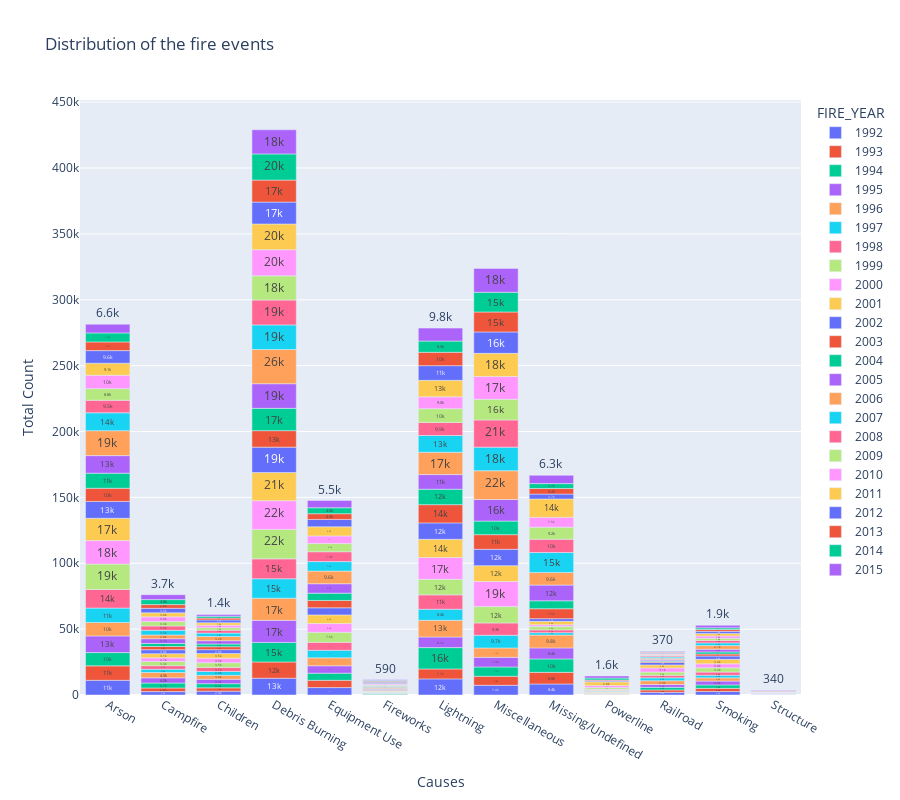

Here is the notebook cell this chart was saved with:
### Code cell
cause_count["FIRE_YEAR"] = cause_count["FIRE_YEAR"].astype(str)
fig = px.bar(cause_count, x='STAT_CAUSE_DESCR', y='count',
                color='FIRE_YEAR',
                labels={'count':'Total Count', 'STAT_CAUSE_DESCR': 'Causes'}, 
                text_auto='.2s',
                height=800,
                title="Distribution of the fire events")
fig.show()

### Figure 1 — Plotly figure (JSON) as saved in the notebook; plotly's stock layout.template omitted (floating-point values rounded to 4 significant figures)
{"data": [{"alignmentgroup": "True", "hovertemplate": "FIRE_YEAR=1992<br>Causes=%{x}<br>Total Count=%{y}<extra></extra>", "legendgroup": "1992", "marker": {"color": "#636efa", "pattern": {"shape": ""}}, "name": "1992", "offsetgroup": "1992", "orientation": "v", "showlegend": true, "textposition": "auto", "texttemplate": "%{y:.2s}", "type": "bar", "x": ["Arson", "Campfire", "Children", "Debris Burning", "Equipment Use", "Fireworks", "Lightning", "Miscellaneous", "Missing/Undefined", "Powerline", "Railroad", "Smoking", "Structure"], "xaxis": "x", "y": [11162, 2570, 2916, 12729, 5633, 213, 12230, 7364, 8366, 128, 1999, 2618, 47], "yaxis": "y"}, {"alignmentgroup": "True", "hovertemplate": "FIRE_YEAR=1993<br>Causes=%{x}<br>Total Count=%{y}<extra></extra>", "legendgroup": "1993", "marker": {"color": "#EF553B", "pattern": {"shape": ""}}, "name": "1993", "offsetgroup": "1993", "orientation": "v", "showlegend": true, "textposition": "auto", "texttemplate": "%{y:.2s}", "type": "bar", "x": ["Arson", "Campfire", "Children", "Debris Burning", "Equipment Use", "Fireworks", "Lightning", "Miscellaneous", "Missing/Undefined", "Powerline", "Railroad", "Smoking", "Structure"], "xaxis": "x", "y": [10945, 2767, 2501, 12353, 5516, 243, 7539, 6848, 8826, 133, 1844, 2420, 54], "yaxis": "y"}, {"alignmentgroup": "True", "hovertemplate": "FIRE_YEAR=1994<br>Causes=%{x}<br>Total Count=%{y}<extra></extra>", "legendgroup": "1994", "marker": {"color": "#00cc96", "pattern": {"shape": ""}}, "name": "1994", "offsetgroup": "1994", "orientation": "v", "showlegend": true, "textposition": "auto", "texttemplate": "%{y:.2s}", "type": "bar", "x": ["Arson", "Campfire", "Children", "Debris Burning", "Equipment Use", "Fireworks", "Lightning", "Miscellaneous", "Missing/Undefined", "Powerline", "Railroad", "Smoking", "Structure"], "xaxis": "x", "y": [10080, 3726, 3201, 14845, 5429, 413, 16204, 7070, 10183, 144, 1965, 2628, 67], "yaxis": "y"}, {"alignmentgroup": "True", "hovertemplate": "FIRE_YEAR=1995<br>Causes=%{x}<br>Total Count=%{y}<extra></extra>", "legendgroup": "1995", "marker": {"color": "#ab63fa", "pattern": {"shape": ""}}, "name": "1995", "offsetgroup": "1995", "orientation": "v", "showlegend": true, "textposition": "auto", "texttemplate": "%{y:.2s}", "type": "bar", "x": ["Arson", "Campfire", "Children", "Debris Burning", "Equipment Use", "Fireworks", "Lightning", "Miscellaneous", "Missing/Undefined", "Powerline", "Railroad", "Smoking", "Structure"], "xaxis": "x", "y": [12648, 3987, 3310, 16719, 5594, 202, 8075, 7297, 8360, 154, 2142, 2895, 89], "yaxis": "y"}, {"alignmentgroup": "True", "hovertemplate": "FIRE_YEAR=1996<br>Causes=%{x}<br>Total Count=%{y}<extra></extra>", "legendgroup": "1996", "marker": {"color": "#FFA15A", "pattern": {"shape": ""}}, "name": "1996", "offsetgroup": "1996", "orientation": "v", "showlegend": true, "textposition": "auto", "texttemplate": "%{y:.2s}", "type": "bar", "x": ["Arson", "Campfire", "Children", "Debris Burning", "Equipment Use", "Fireworks", "Lightning", "Miscellaneous", "Missing/Undefined", "Powerline", "Railroad", "Smoking", "Structure"], "xaxis": "x", "y": [10206, 4038, 3039, 16827, 6028, 322, 12634, 7115, 9764, 166, 2896, 2454, 85], "yaxis": "y"}, {"alignmentgroup": "True", "hovertemplate": "FIRE_YEAR=1997<br>Causes=%{x}<br>Total Count=%{y}<extra></extra>", "legendgroup": "1997", "marker": {"color": "#19d3f3", "pattern": {"shape": ""}}, "name": "1997", "offsetgroup": "1997", "orientation": "v", "showlegend": true, "textposition": "auto", "texttemplate": "%{y:.2s}", "type": "bar", "x": ["Arson", "Campfire", "Children", "Debris Burning", "Equipment Use", "Fireworks", "Lightning", "Miscellaneous", "Missing/Undefined", "Powerline", "Railroad", "Smoking", "Structure"], "xaxis": "x", "y": [10936, 2490, 2884, 14750, 5744, 276, 8447, 9663, 1816, 180, 2177, 1971, 116], "yaxis": "y"}, {"alignmentgroup": "True", "hovertemplate": "FIRE_YEAR=1998<br>Causes=%{x}<br>Total Count=%{y}<extra></extra>", "legendgroup": "1998", "marker": {"color": "#FF6692", "pattern": {"shape": ""}}, "name": "1998", "offsetgroup": "1998", "orientation": "v", "showlegend": true, "textposition": "auto", "texttemplate": "%{y:.2s}", "type": "bar", "x": ["Arson", "Campfire", "Children", "Debris Burning", "Equipment Use", "Fireworks", "Lightning", "Miscellaneous", "Missing/Undefined", "Powerline", "Railroad", "Smoking", "Structure"], "xaxis": "x", "y": [14103, 2661, 3109, 15111, 6027, 306, 10880, 9334, 2079, 371, 1873, 2406, 110], "yaxis": "y"}, {"alignmentgroup": "True", "hovertemplate": "FIRE_YEAR=1999<br>Causes=%{x}<br>Total Count=%{y}<extra></extra>", "legendgroup": "1999", "marker": {"color": "#B6E880", "pattern": {"shape": ""}}, "name": "1999", "offsetgroup": "1999", "orientation": "v", "showlegend": true, "textposition": "auto", "texttemplate": "%{y:.2s}", "type": "bar", "x": ["Arson", "Campfire", "Children", "Debris Burning", "Equipment Use", "Fireworks", "Lightning", "Miscellaneous", "Missing/Undefined", "Powerline", "Railroad", "Smoking", "Structure"], "xaxis": "x", "y": [19282, 3266, 3517, 22343, 7643, 330, 11797, 12408, 2509, 364, 2524, 3250, 130], "yaxis": "y"}, {"alignmentgroup": "True", "hovertemplate": "FIRE_YEAR=2000<br>Causes=%{x}<br>Total Count=%{y}<extra></extra>", "legendgroup": "2000", "marker": {"color": "#FF97FF", "pattern": {"shape": ""}}, "name": "2000", "offsetgroup": "2000", "orientation": "v", "showlegend": true, "textposition": "auto", "texttemplate": "%{y:.2s}", "type": "bar", "x": ["Arson", "Campfire", "Children", "Debris Burning", "Equipment Use", "Fireworks", "Lightning", "Miscellaneous", "Missing/Undefined", "Powerline", "Railroad", "Smoking", "Structure"], "xaxis": "x", "y": [17827, 2723, 3492, 21790, 6608, 292, 16547, 19037, 1423, 351, 3143, 3047, 136], "yaxis": "y"}, {"alignmentgroup": "True", "hovertemplate": "FIRE_YEAR=2001<br>Causes=%{x}<br>Total Count=%{y}<extra></extra>", "legendgroup": "2001", "marker": {"color": "#FECB52", "pattern": {"shape": ""}}, "name": "2001", "offsetgroup": "2001", "orientation": "v", "showlegend": true, "textposition": "auto", "texttemplate": "%{y:.2s}", "type": "bar", "x": ["Arson", "Campfire", "Children", "Debris Burning", "Equipment Use", "Fireworks", "Lightning", "Miscellaneous", "Missing/Undefined", "Powerline", "Railroad", "Smoking", "Structure"], "xaxis": "x", "y": [16939, 3121, 3537, 21377, 6581, 426, 13825, 12038, 2560, 364, 2293, 3381, 145], "yaxis": "y"}, {"alignmentgroup": "True", "hovertemplate": "FIRE_YEAR=2002<br>Causes=%{x}<br>Total Count=%{y}<extra></extra>", "legendgroup": "2002", "marker": {"color": "#636efa", "pattern": {"shape": ""}}, "name": "2002", "offsetgroup": "2002", "orientation": "v", "showlegend": true, "textposition": "auto", "texttemplate": "%{y:.2s}", "type": "bar", "x": ["Arson", "Campfire", "Children", "Debris Burning", "Equipment Use", "Fireworks", "Lightning", "Miscellaneous", "Missing/Undefined", "Powerline", "Railroad", "Smoking", "Structure"], "xaxis": "x", "y": [12785, 3022, 2906, 19269, 5382, 433, 12465, 12424, 2052, 312, 1900, 2535, 171], "yaxis": "y"}, {"alignmentgroup": "True", "hovertemplate": "FIRE_YEAR=2003<br>Causes=%{x}<br>Total Count=%{y}<extra></extra>", "legendgroup": "2003", "marker": {"color": "#EF553B", "pattern": {"shape": ""}}, "name": "2003", "offsetgroup": "2003", "orientation": "v", "showlegend": true, "textposition": "auto", "texttemplate": "%{y:.2s}", "type": "bar", "x": ["Arson", "Campfire", "Children", "Debris Burning", "Equipment Use", "Fireworks", "Lightning", "Miscellaneous", "Missing/Undefined", "Powerline", "Railroad", "Smoking", "Structure"], "xaxis": "x", "y": [10006, 2436, 2250, 12546, 5595, 444, 13828, 11098, 7539, 268, 612, 1525, 114], "yaxis": "y"}, {"alignmentgroup": "True", "hovertemplate": "FIRE_YEAR=2004<br>Causes=%{x}<br>Total Count=%{y}<extra></extra>", "legendgroup": "2004", "marker": {"color": "#00cc96", "pattern": {"shape": ""}}, "name": "2004", "offsetgroup": "2004", "orientation": "v", "showlegend": true, "textposition": "auto", "texttemplate": "%{y:.2s}", "type": "bar", "x": ["Arson", "Campfire", "Children", "Debris Burning", "Equipment Use", "Fireworks", "Lightning", "Miscellaneous", "Missing/Undefined", "Powerline", "Railroad", "Smoking", "Structure"], "xaxis": "x", "y": [11429, 2266, 2041, 16911, 5526, 420, 11726, 10300, 6026, 191, 719, 1589, 135], "yaxis": "y"}, {"alignmentgroup": "True", "hovertemplate": "FIRE_YEAR=2005<br>Causes=%{x}<br>Total Count=%{y}<extra></extra>", "legendgroup": "2005", "marker": {"color": "#ab63fa", "pattern": {"shape": ""}}, "name": "2005", "offsetgroup": "2005", "orientation": "v", "showlegend": true, "textposition": "auto", "texttemplate": "%{y:.2s}", "type": "bar", "x": ["Arson", "Campfire", "Children", "Debris Burning", "Equipment Use", "Fireworks", "Lightning", "Miscellaneous", "Missing/Undefined", "Powerline", "Railroad", "Smoking", "Structure"], "xaxis": "x", "y": [13354, 3662, 2507, 18703, 7148, 543, 11103, 16370, 11927, 313, 768, 2038, 168], "yaxis": "y"}, {"alignmentgroup": "True", "hovertemplate": "FIRE_YEAR=2006<br>Causes=%{x}<br>Total Count=%{y}<extra></extra>", "legendgroup": "2006", "marker": {"color": "#FFA15A", "pattern": {"shape": ""}}, "name": "2006", "offsetgroup": "2006", "orientation": "v", "showlegend": true, "textposition": "auto", "texttemplate": "%{y:.2s}", "type": "bar", "x": ["Arson", "Campfire", "Children", "Debris Burning", "Equipment Use", "Fireworks", "Lightning", "Miscellaneous", "Missing/Undefined", "Powerline", "Railroad", "Smoking", "Structure"], "xaxis": "x", "y": [18902, 2845, 3186, 25951, 9569, 1009, 16949, 21846, 9569, 344, 1014, 2737, 83], "yaxis": "y"}, {"alignmentgroup": "True", "hovertemplate": "FIRE_YEAR=2007<br>Causes=%{x}<br>Total Count=%{y}<extra></extra>", "legendgroup": "2007", "marker": {"color": "#19d3f3", "pattern": {"shape": ""}}, "name": "2007", "offsetgroup": "2007", "orientation": "v", "showlegend": true, "textposition": "auto", "texttemplate": "%{y:.2s}", "type": "bar", "x": ["Arson", "Campfire", "Children", "Debris Burning", "Equipment Use", "Fireworks", "Lightning", "Miscellaneous", "Missing/Undefined", "Powerline", "Railroad", "Smoking", "Structure"], "xaxis": "x", "y": [13600, 3510, 2580, 18703, 7230, 689, 12711, 17893, 15142, 390, 913, 2063, 149], "yaxis": "y"}, {"alignmentgroup": "True", "hovertemplate": "FIRE_YEAR=2008<br>Causes=%{x}<br>Total Count=%{y}<extra></extra>", "legendgroup": "2008", "marker": {"color": "#FF6692", "pattern": {"shape": ""}}, "name": "2008", "offsetgroup": "2008", "orientation": "v", "showlegend": true, "textposition": "auto", "texttemplate": "%{y:.2s}", "type": "bar", "x": ["Arson", "Campfire", "Children", "Debris Burning", "Equipment Use", "Fireworks", "Lightning", "Miscellaneous", "Missing/Undefined", "Powerline", "Railroad", "Smoking", "Structure"], "xaxis": "x", "y": [9483, 3336, 2215, 18825, 7464, 412, 9904, 20677, 10048, 295, 778, 1848, 93], "yaxis": "y"}, {"alignmentgroup": "True", "hovertemplate": "FIRE_YEAR=2009<br>Causes=%{x}<br>Total Count=%{y}<extra></extra>", "legendgroup": "2009", "marker": {"color": "#B6E880", "pattern": {"shape": ""}}, "name": "2009", "offsetgroup": "2009", "orientation": "v", "showlegend": true, "textposition": "auto", "texttemplate": "%{y:.2s}", "type": "bar", "x": ["Arson", "Campfire", "Children", "Debris Burning", "Equipment Use", "Fireworks", "Lightning", "Miscellaneous", "Missing/Undefined", "Powerline", "Railroad", "Smoking", "Structure"], "xaxis": "x", "y": [8842, 3314, 1890, 18402, 6225, 634, 10449, 15697, 9220, 1266, 577, 1615, 194], "yaxis": "y"}, {"alignmentgroup": "True", "hovertemplate": "FIRE_YEAR=2010<br>Causes=%{x}<br>Total Count=%{y}<extra></extra>", "legendgroup": "2010", "marker": {"color": "#FF97FF", "pattern": {"shape": ""}}, "name": "2010", "offsetgroup": "2010", "orientation": "v", "showlegend": true, "textposition": "auto", "texttemplate": "%{y:.2s}", "type": "bar", "x": ["Arson", "Campfire", "Children", "Debris Burning", "Equipment Use", "Fireworks", "Lightning", "Miscellaneous", "Missing/Undefined", "Powerline", "Railroad", "Smoking", "Structure"], "xaxis": "x", "y": [10196, 3585, 1903, 19835, 5809, 666, 8983, 17221, 7458, 1434, 715, 1827, 257], "yaxis": "y"}, {"alignmentgroup": "True", "hovertemplate": "FIRE_YEAR=2011<br>Causes=%{x}<br>Total Count=%{y}<extra></extra>", "legendgroup": "2011", "marker": {"color": "#FECB52", "pattern": {"shape": ""}}, "name": "2011", "offsetgroup": "2011", "orientation": "v", "showlegend": true, "textposition": "auto", "texttemplate": "%{y:.2s}", "type": "bar", "x": ["Arson", "Campfire", "Children", "Debris Burning", "Equipment Use", "Fireworks", "Lightning", "Miscellaneous", "Missing/Undefined", "Powerline", "Railroad", "Smoking", "Structure"], "xaxis": "x", "y": [9109, 3015, 1894, 19524, 6896, 451, 12538, 17629, 13903, 2828, 660, 1865, 240], "yaxis": "y"}, {"alignmentgroup": "True", "hovertemplate": "FIRE_YEAR=2012<br>Causes=%{x}<br>Total Count=%{y}<extra></extra>", "legendgroup": "2012", "marker": {"color": "#636efa", "pattern": {"shape": ""}}, "name": "2012", "offsetgroup": "2012", "orientation": "v", "showlegend": true, "textposition": "auto", "texttemplate": "%{y:.2s}", "type": "bar", "x": ["Arson", "Campfire", "Children", "Debris Burning", "Equipment Use", "Fireworks", "Lightning", "Miscellaneous", "Missing/Undefined", "Powerline", "Railroad", "Smoking", "Structure"], "xaxis": "x", "y": [9560, 3471, 2119, 16613, 5628, 910, 11130, 16223, 3735, 773, 621, 1629, 357], "yaxis": "y"}, {"alignmentgroup": "True", "hovertemplate": "FIRE_YEAR=2013<br>Causes=%{x}<br>Total Count=%{y}<extra></extra>", "legendgroup": "2013", "marker": {"color": "#EF553B", "pattern": {"shape": ""}}, "name": "2013", "offsetgroup": "2013", "orientation": "v", "showlegend": true, "textposition": "auto", "texttemplate": "%{y:.2s}", "type": "bar", "x": ["Arson", "Campfire", "Children", "Debris Burning", "Equipment Use", "Fireworks", "Lightning", "Miscellaneous", "Missing/Undefined", "Powerline", "Railroad", "Smoking", "Structure"], "xaxis": "x", "y": [6590, 2796, 1400, 16703, 4334, 709, 10154, 15161, 4241, 666, 423, 1366, 237], "yaxis": "y"}, {"alignmentgroup": "True", "hovertemplate": "FIRE_YEAR=2014<br>Causes=%{x}<br>Total Count=%{y}<extra></extra>", "legendgroup": "2014", "marker": {"color": "#00cc96", "pattern": {"shape": ""}}, "name": "2014", "offsetgroup": "2014", "orientation": "v", "showlegend": true, "textposition": "auto", "texttemplate": "%{y:.2s}", "type": "bar", "x": ["Arson", "Campfire", "Children", "Debris Burning", "Equipment Use", "Fireworks", "Lightning", "Miscellaneous", "Missing/Undefined", "Powerline", "Railroad", "Smoking", "Structure"], "xaxis": "x", "y": [6845, 3801, 1420, 19860, 4519, 572, 8538, 14973, 3701, 1433, 529, 1278, 284], "yaxis": "y"}, {"alignmentgroup": "True", "hovertemplate": "FIRE_YEAR=2015<br>Causes=%{x}<br>Total Count=%{y}<extra></extra>", "legendgroup": "2015", "marker": {"color": "#ab63fa", "pattern": {"shape": ""}}, "name": "2015", "offsetgroup": "2015", "orientation": "v", "showlegend": true, "textposition": "auto", "texttemplate": "%{y:.2s}", "type": "bar", "x": ["Arson", "Campfire", "Children", "Debris Burning", "Equipment Use", "Fireworks", "Lightning", "Miscellaneous", "Missing/Undefined", "Powerline", "Railroad", "Smoking", "Structure"], "xaxis": "x", "y": [6626, 3731, 1350, 18339, 5484, 585, 9812, 18119, 6276, 1580, 370, 1884, 335], "yaxis": "y"}], "layout": {"barmode": "relative", "height": 800, "legend": {"title": {"text": "FIRE_YEAR"}, "tracegroupgap": 0}, "title": {"text": "Distribution of the fire events"}, "xaxis": {"anchor": "y", "domain": [0, 1], "title": {"text": "Causes"}}, "yaxis": {"anchor": "x", "domain": [0, 1], "title": {"text": "Total Count"}}}}
